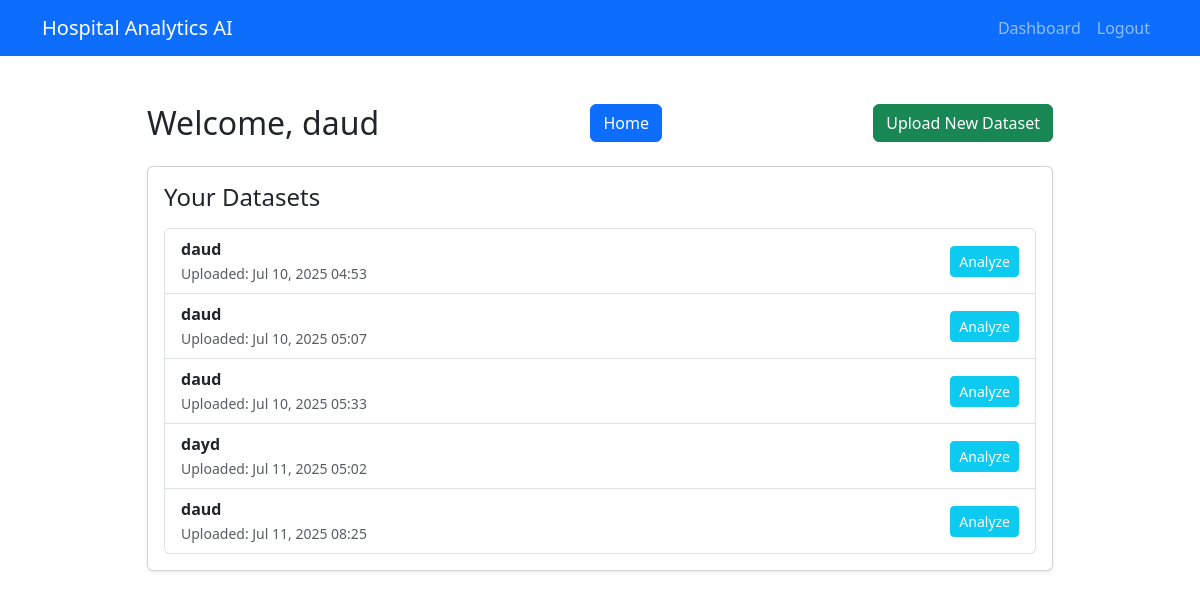
Page /users/dashboard/ (signed in) on the committed database.
### analytics/models.py (models this page shows)
class Dataset(models.Model):
    user = models.ForeignKey(User, on_delete=models.CASCADE)
    name = models.CharField(max_length=100)
    file = models.FileField(upload_to='datasets/')
    uploaded_at = models.DateTimeField(auto_now_add=True)

### users/views.py (the view)
# urls.py: path('dashboard/', user_views.dashboard, name='dashboard'),  # User dashboard
@login_required
def dashboard(request):
    datasets = request.user.dataset_set.all()
    return render(request, 'users/dashboard.html', {'datasets': datasets})

### users/templates/users/dashboard.html (shortened to what this page needs)
{% extends "base.html" %} {% block content %}
<div class="container mt-5">
  <div class="row justify-content-center">
    <div class="col-lg-10">
      <div class="d-flex justify-content-between align-items-center mb-4">
        <h2 class="mb-0">
          Welcome, {{ user.get_full_name|default:user.username }}
        </h2>
        <a href="{% url 'home' %}" class="btn btn-primary">
           Home
        </a>
        <a href="{% url 'upload_dataset' %}" class="btn btn-success">
           Upload New Dataset
        </a>
      </div>
      <div class="card shadow-sm">
        <div class="card-body">
          <h4 class="card-title mb-3">Your Datasets</h4>
          <ul class="list-group">
            {% for dataset in datasets %}
            <li
              class="list-group-item d-flex justify-content-between align-items-center"
            >
              <div>
                <strong>{{ dataset.name }}</strong>
                <br />
                <small class="text-muted"
                  >Uploaded: {{ dataset.uploaded_at|date:"M d, Y H:i" }}</small
                >
              </div>
              <a
                href="{% url 'analyze' dataset.id %}"
                class="btn btn-info btn-sm text-white"
              >
                 Analyze
              </a>
            </li>
            {% empty %}
            <li class="list-group-item text-center text-muted">
              No datasets uploaded yet.
            </li>
            {% endfor %}
          </ul>
        </div>
      </div>
    </div>
  </div>
</div>
{% endblock %}

### templates/base.html (shortened to what this page needs)
<!DOCTYPE html>
<html lang="en">
<head>
    <link href="https://cdn.jsdelivr.net/npm/bootstrap@5.3.0/dist/css/bootstrap.min.css" rel="stylesheet">
</head>
<body>
    <nav class="navbar navbar-expand-lg navbar-dark bg-primary">
        <div class="container">
            <a class="navbar-brand" href="#">Hospital Analytics AI</a>
            <div class="collapse navbar-collapse">
                <div class="navbar-nav ms-auto">
                    {% if user.is_authenticated %}
                        <a class="nav-link" href="{% url 'dashboard' %}">Dashboard</a>
                        <a class="nav-link" href="{% url 'logout' %}">Logout</a>
                    {% else %}
                        <a class="nav-link" href="{% url 'login' %}">Login</a>
                        <a class="nav-link" href="{% url 'register' %}">Register</a>
                    {% endif %}
                </div>
            </div>
        </div>
    </nav>
    <div class="container my-5">
        {% block content %}{% endblock %}
    </div>
</body>
</html>

### rows in the picture
Dataset: name "daud", uploaded_at "Jul 10, 2025 04:53"
Dataset: name "daud", uploaded_at "Jul 10, 2025 05:07"
Dataset: name "daud", uploaded_at "Jul 10, 2025 05:33"
Dataset: name "dayd", uploaded_at "Jul 11, 2025 05:02"
Dataset: name "daud", uploaded_at "Jul 11, 2025 08:25"

### other values in the picture
{{ user.get_full_name|default:user.username }} "daud"
